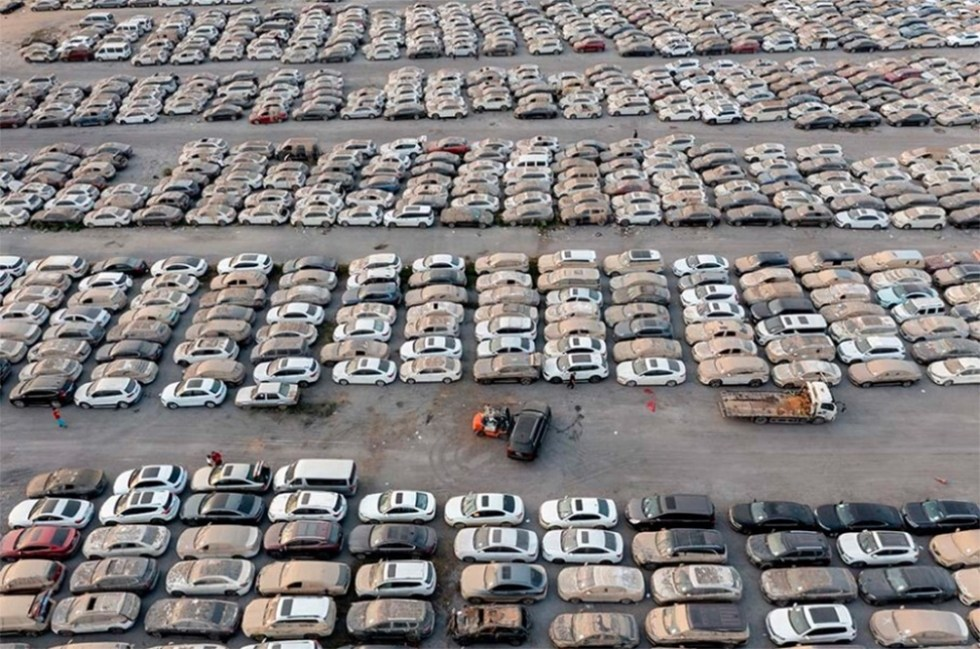
#> input picture III. Grouping same results of Multi Detection/foto_of_parking_many_white_cars.jpg, 980 x 649 px
$ python Main.py
#> lines starting #> are read from the running program, lines starting #| are printed output that depends on the picture; after the words box and inside, x2 and y2 are one past the last pixel; in counts of white or black regions, pixels touching at a corner belong together
import cv2 as cv
import numpy as np
import os

# Измените рабочую директорию на папку, в которой находится этот скрипт.
os.chdir(os.path.dirname(os.path.abspath(__file__)))


def find_click_positions(desired_object_foto_path, full_foto_path, threshold=0.5, debug_mode=None):
    # https://docs.opencv.org/4.2.0/d4/da8/group__imgcodecs.html
#> called with full_foto_path = 'foto_of_parking_many_white_cars.jpg', threshold = 0.45, debug_mode = 'cross'
    full_foto = cv.imread(full_foto_path, cv.IMREAD_UNCHANGED)
#> full_foto is the input picture: shape (649, 980, 3); mean B, G, R 127.9, 127.9, 131.7
    desired_object_foto = cv.imread(desired_object_foto_path, cv.IMREAD_UNCHANGED)
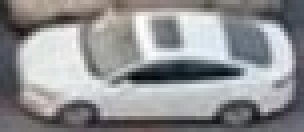
#> input picture III. Grouping same results of Multi Detection/white_car_on_@foto_of_parking_many_white_cars@.jpg, 76 x 33 px (shown 4 times larger)
#> desired_object_foto is the input picture: shape (33, 76, 3); mean B, G, R 147.3, 145.6, 144.9
    # Сохраняем размеры изображения искомого объекта
    desired_object_foto_w = desired_object_foto.shape[1]
#> desired_object_foto_w = 76
    desired_object_foto_h = desired_object_foto.shape[0]
#> desired_object_foto_h = 33

    # На выбор предлагается 6 методов сравнения(сопоставления):
    # TM_CCOEFF, TM_CCOEFF_NORMED, TM_CCORR, TM_CCORR_NORMED, TM_SQDIFF, TM_SQDIFF_NORMED
    method = cv.TM_CCOEFF_NORMED
    result = cv.matchTemplate(full_foto, desired_object_foto, method)
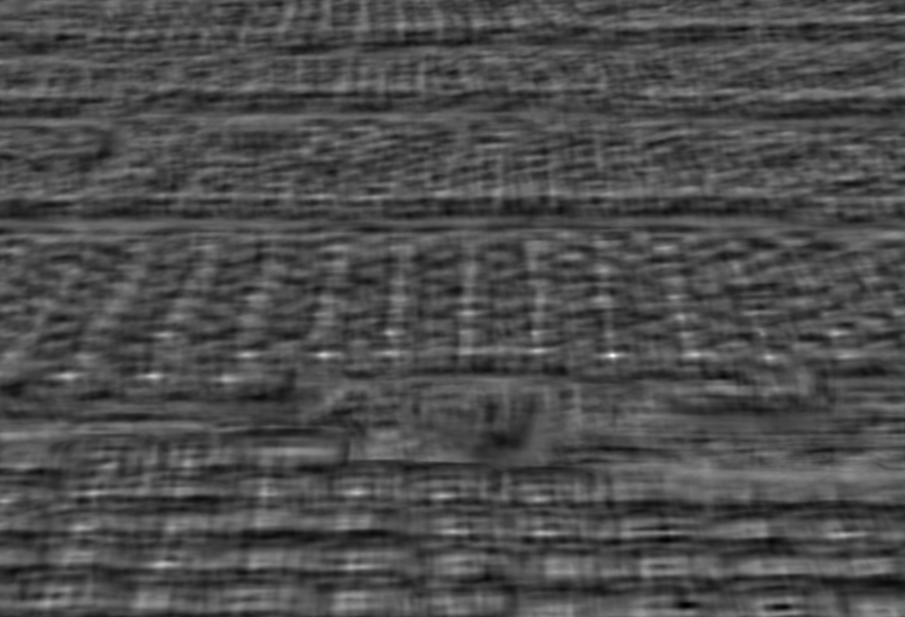
#> result: shape (617, 905) float32; min -0.426, max 0.999, mean 0.00411; drawn with min black and max white

    # Получить все позиции из результата сопоставления, которые превышают наш порог
    locations = np.where(result >= threshold)
#> locations = 579 positions, rows 248 to 604, columns 3 to 846
    locations = list(zip(*locations[::-1]))
#> locations = 579 pairs, first value 3 to 846, second value 248 to 604
    # print(locations)

    # Вы заметите, что нарисовано много перекрывающихся прямоугольников. Мы можем устранить эти лишние
    # местоположения с помощью groupRectangles().
    # Сначала нам нужно создать список прямоугольников, типа [x, y, w, h].
    rectangles = []
    for loc in locations:
        rect = [int(loc[0]), int(loc[1]), desired_object_foto_w, desired_object_foto_h]
        #  Добавляем каждый блок в список дважды, чтобы сохранить одиночные (неперекрывающиеся) блоки
        rectangles.append(rect)
        rectangles.append(rect)
#> this loop made 579 passes
#> rect on passes 1 to 3: [665, 248, 76, 33], [467, 312, 76, 33], [465, 313, 76, 33]
#> after the loop, rectangles = 1158 items, first 6: [665, 248, 76, 33], [665, 248, 76, 33], [467, 312, 76, 33], [467, 312, 76, 33], [465, 313, 76, 33], [465, 313, 76, 33]
    # Применение групповых прямоугольников.
    # Параметр groupThreshold обычно должен быть равен 1. Если вы поместите его в 0, группировка не будет выполняться.
    # Выполнено.
    # Если вы поставите его на 2, то для появления объекта требуется как минимум 3 перекрывающихся прямоугольника.
    # В результате я установил eps на 0,5, что составляет:
    # "Относительная разница между сторонами прямоугольников для объединения их в группу."
    rectangles, weights = cv.groupRectangles(rectangles, groupThreshold=1, eps=0.2)
#> rectangles = 29 rows, first 6: [665, 248, 76, 33], [467, 313, 76, 33], [680, 316, 76, 33], [390, 332, 76, 33], [835, 333, 76, 33], [534, 333, 76, 33]; weights = 29 values, max 112 at index 26, min 2 at index 0, mean 39.93
    # print(rectangles)

    points = []

    if len(rectangles):
        # print('Found object.')

        line_color = (0, 255, 0)
        line_type = cv.LINE_4
        marker_color = (255, 0, 255)
        # marker_type = cv.MARKER_STAR

        # Перебираем все прямоугольники
        for (x, y, w, h) in rectangles:

            # Определяем положение центра
            center_x = x + int(w / 2)
            center_y = y + int(h / 2)
            # Сохраняем точку
            points.append((center_x, center_y))

            if debug_mode == 'rectangles':
                # Определяем позицию коробки
                top_left = (x, y)
                bottom_right = (x + w, y + h)
                # Рисуем коробку
                cv.rectangle(full_foto, top_left, bottom_right, color=line_color,
                             lineType=line_type, thickness=2)
            elif debug_mode == 'cross':
                # Рисуем центральную точку
                cv.drawMarker(full_foto, (center_x, center_y),
                              color=marker_color, markerType=cv.MARKER_CROSS,
                              markerSize=30, thickness=2)
#> this loop made 29 passes
#> (x, y, center_x, center_y) on passes 1 to 12: (665, 248, 703, 264), (467, 313, 505, 329), (680, 316, 718, 332), (390, 332, 428, 348), (835, 333, 873, 349), (534, 333, 572, 349), (537, 350, 575, 366), (389, 353, 427, 369), (247, 354, 285, 370), (324, 355, 362, 371), (612, 355, 650, 371), (693, 354, 731, 370)
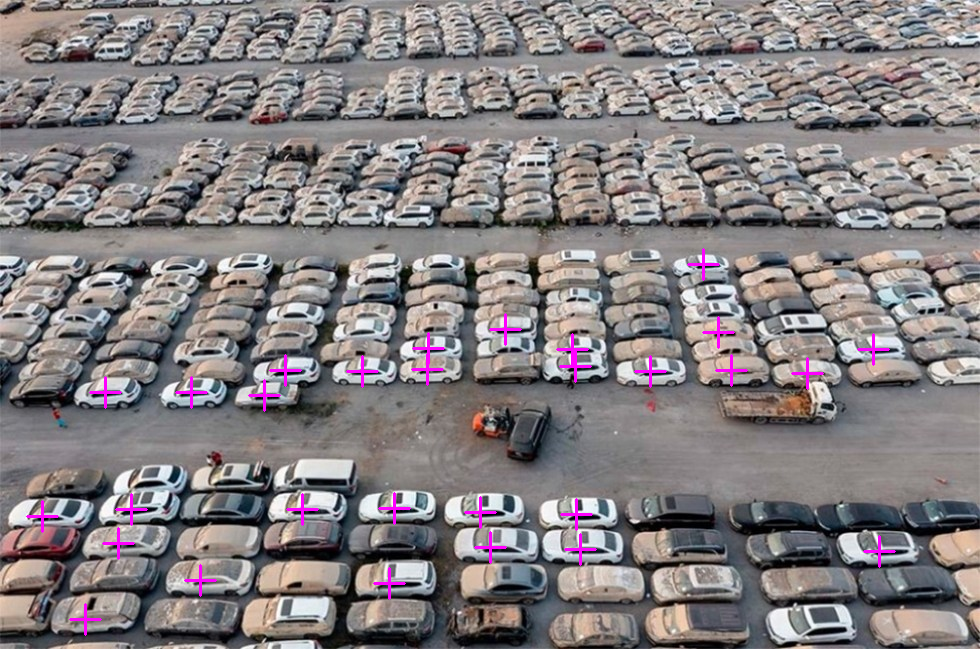
#> full_foto: shape (649, 980, 3); 0.82% of pixels changed, all inside (x1, y1, x2, y2) = (26, 248, 896, 636)
#> after the loop, points = 29 pairs, first value 42 to 879, second value 264 to 619

        if debug_mode:
            cv.imshow('Matches', full_foto)
            cv.waitKey()
            # cv.imwrite('result_click_point.jpg', haystack_img)

    return points


# Результат с использованием крестов
points = find_click_positions('white_car_on_@foto_of_parking_many_white_cars@.jpg',
                              'foto_of_parking_many_white_cars.jpg', debug_mode='cross', threshold=0.45)
print(points)
#> (printed output is left out)

# Результат с использованием прямоугольников
points = find_click_positions('white_car_on_@foto_of_parking_many_white_cars@.jpg',
                              'foto_of_parking_many_white_cars.jpg',
                              threshold=0.45, debug_mode='rectangles')
#> call 2 of find_click_positions, with full_foto_path = 'foto_of_parking_many_white_cars.jpg', threshold = 0.45, debug_mode = 'rectangles'
#> in find_click_positions (call 2), `method = cv.TM_CCOEFF_NORMED`: method = 5
#> in find_click_positions (call 2), `locations = np.where(result >= threshold)`: locations = 579 positions, rows 248 to 604, columns 3 to 846
#> in find_click_positions (call 2), `locations = list(zip(*locations[::-1]))`: locations = 579 pairs, first value 3 to 846, second value 248 to 604
#> the loop in find_click_positions (call 2), `for loc in locations:` made 579 passes
#> after the loop in find_click_positions (call 2), `for loc in locations:`: rectangles = 1158 items, first 6: [665, 248, 76, 33], [665, 248, 76, 33], [467, 312, 76, 33], [467, 312, 76, 33], [465, 313, 76, 33], [465, 313, 76, 33]
#> in find_click_positions (call 2), `rectangles, weights = cv.groupRectangles(rectangles, groupThreshold=1,..`: rectangles = 29 rows, first 6: [665, 248, 76, 33], [467, 313, 76, 33], [680, 316, 76, 33], [390, 332, 76, 33], [835, 333, 76, 33], [534, 333, 76, 33]
#> in find_click_positions (call 2), `line_type = cv.LINE_4`: line_type = 4
#> the loop in find_click_positions (call 2), `for (x, y, w, h) in rectangles:` made 29 passes
#> (x, y, center_x, center_y, bottom_right) on passes 1 to 12: (665, 248, 703, 264, (741, 281)), (467, 313, 505, 329, (543, 346)), (680, 316, 718, 332, (756, 349)), (390, 332, 428, 348, (466, 365)), (835, 333, 873, 349, (911, 366)), (534, 333, 572, 349, (610, 366)), (537, 350, 575, 366, (613, 383)), (389, 353, 427, 369, (465, 386)), (247, 354, 285, 370, (323, 387)), (324, 355, 362, 371, (400, 388)), (612, 355, 650, 371, (688, 388)), (693, 354, 731, 370, (769, 387))
#> after the loop in find_click_positions (call 2), `for (x, y, w, h) in rectangles:`:
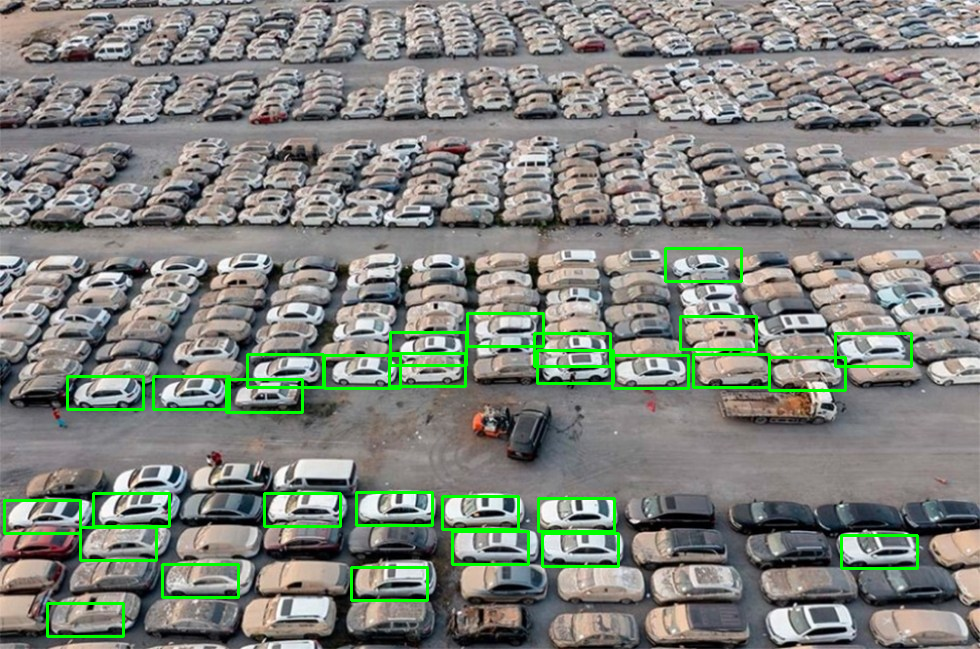
#> full_foto: shape (649, 980, 3); 2.84% of pixels changed, all inside (x1, y1, x2, y2) = (3, 247, 919, 638)
print(points)
#> (printed output is left out)
print('Done.')
